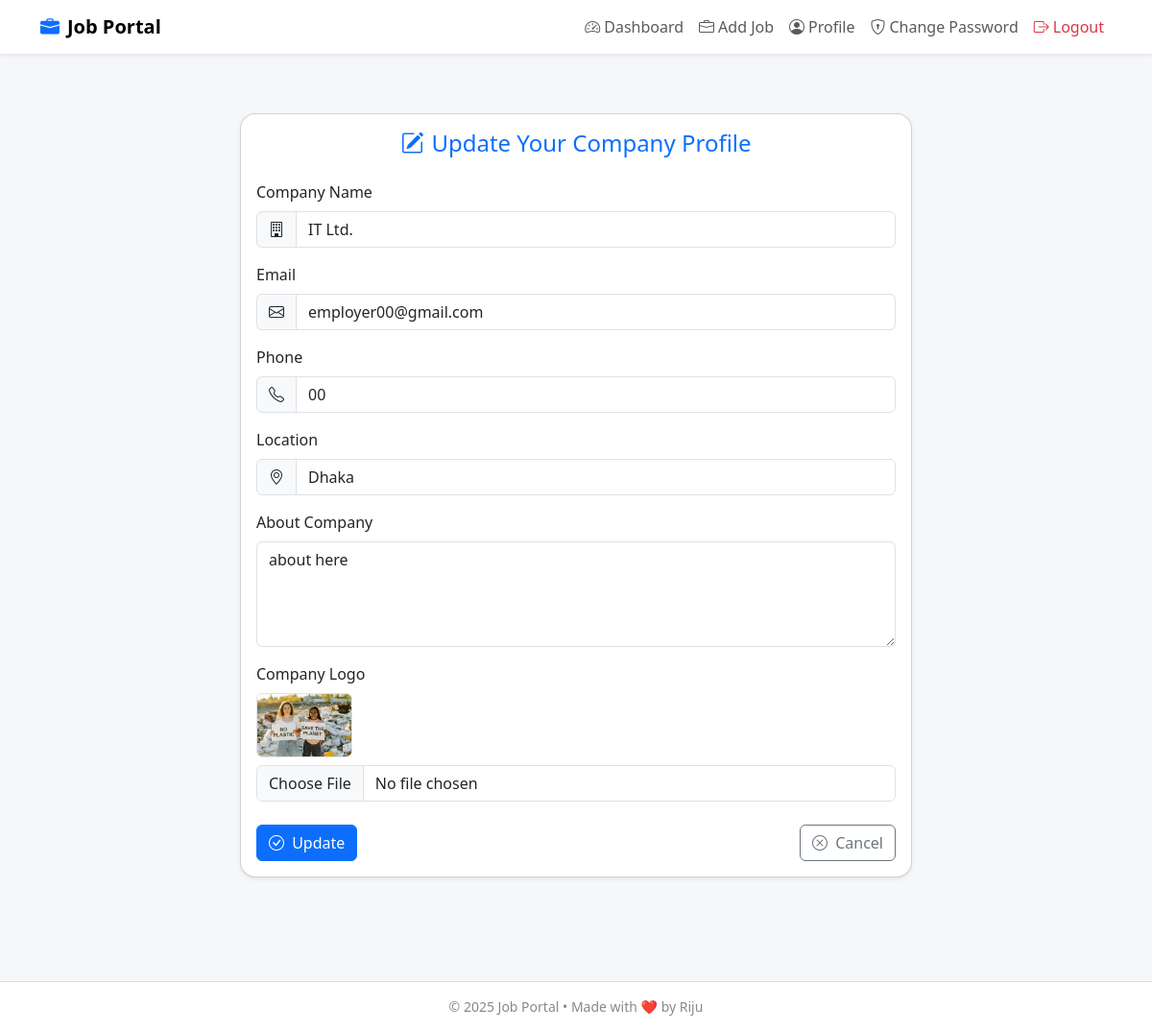
Screenshot of /profileUpdatePage/3/ (signed in) with the database file from the repository.
### users_auth_app/models.py (models this page shows, shortened)
class CustomUserModel(AbstractUser):
    phone = models.CharField(max_length=15, null=True)
    user_types = models.CharField(choices=[
        ('Admin', 'Admin'),
        ('Employer', 'Employer'),
        ('Candidate', 'Candidate'),
    ],max_length=10,null=True)

### employer_app/models.py (models this page shows, shortened)
class EmployerProfileModel(models.Model):
    employer_user = models.OneToOneField(CustomUserModel , on_delete=models.CASCADE,null=True, related_name='employer_profile')
    company_name = models.CharField(max_length=255)
    email = models.EmailField()
    phone = models.CharField(max_length=20)
    about_company = models.TextField(blank=True, null=True)
    company_logo = models.ImageField(upload_to='Media/company_logos/', null=True)
    location = models.CharField(max_length=255, blank=True, null=True)

### users_auth_app/views.py (the view, shortened to what this page needs)
# urls.py: path('profileUpdatePage/<int:id>/',profileUpdatePage, name='profileUpdatePage'),
def profileUpdatePage(request, id):
    if request.user.user_types == 'Employer':
        em_profile_data = EmployerProfileModel.objects.get(id=id)
    if request.user.user_types == 'Candidate':
        ca_profile_data = CandidateProfileModel.objects.get(id=id)
    return render(request, 'updateProfile.html',{'em_profile_data':em_profile_data})

### users_auth_app/templates/updateProfile.html (shortened to what this page needs)
{% extends 'master/master.html' %}
{% block body %}
<div class="container d-flex justify-content-center">
  <div class="card shadow-sm w-100" style="max-width: 700px;">
    <div class="card-body">
      <h4 class="card-title text-center text-primary mb-4">
        <i class="bi bi-pencil-square me-2"></i>Update Your Company Profile
      </h4>
      <form method="POST" enctype="multipart/form-data" novalidate>
        <div class="mb-3">
          <label for="company_name" class="form-label">Company Name</label>
          <div class="input-group">
            <span class="input-group-text"><i class="bi bi-building"></i></span>
            <input
              type="text"
              class="form-control"
              id="company_name"
              name="company_name"
              value="{{ user.employer_profile.company_name }}"
              required
            />
          </div>
        </div>
        <div class="mb-3">
          <label for="email" class="form-label">Email</label>
          <div class="input-group">
            <span class="input-group-text"><i class="bi bi-envelope"></i></span>
            <input
              type="email"
              class="form-control"
              id="email"
              name="email"
              value="{{ user.employer_profile.email }}"
              required
            />
          </div>
        </div>
        <div class="mb-3">
          <label for="phone" class="form-label">Phone</label>
          <div class="input-group">
            <span class="input-group-text"><i class="bi bi-telephone"></i></span>
            <input
              type="text"
              class="form-control"
              id="phone"
              name="phone"
              value="{{ user.phone }}"
              required
            />
          </div>
        </div>
        <div class="mb-3">
          <label for="location" class="form-label">Location</label>
          <div class="input-group">
            <span class="input-group-text"><i class="bi bi-geo-alt"></i></span>
            <input
              type="text"
              class="form-control"
              id="location"
              name="location"
              value="{{ user.employer_profile.location }}"
              required
            />
          </div>
        </div>
        <div class="mb-3">
          <label for="about" class="form-label">About Company</label>
          <textarea
            class="form-control"
            id="about"
            name="about"
            rows="4"
            required
          >{{ user.employer_profile.about_company }}</textarea>
        </div>
        <div class="mb-4">
          <label for="logo" class="form-label">Company Logo</label>
          {% if user.employer_profile.company_logo %}
            <div class="mb-2">
              <img src="{{ user.employer_profile.company_logo.url }}" alt="Current Logo" width="100" class="rounded border">
            </div>
          {% endif %}
          <input type="file" class="form-control" id="logo" name="logo" />
        </div>
        <div class="d-flex justify-content-between">
          <button type="submit" class="btn btn-primary">
            <i class="bi bi-check-circle me-1"></i> Update
          </button>
          <a href="{% url 'profilePage'  %}" class="btn btn-outline-secondary">
            <i class="bi bi-x-circle me-1"></i> Cancel
          </a>
        </div>
      </form>
    </div>
  </div>
</div>
{% endblock %}

### users_auth_app/templates/master/master.html (style rules this page uses)
body { background-color: #f5f7fa; padding-top: 70px; font-family: 'Segoe UI', sans-serif; }
.card { border-radius: 1rem; box-shadow: 0 4px 16px rgba(0, 0, 0, 0.05); }

### rows the page displays
CustomUserModel: company_name "IT Ltd.", email "employer00@gmail.com", phone "00", location "Dhaka", about "about here", employer_profile.company_logo (picture)

### other values shown
{{ year|default:"2025" }} "2025"
